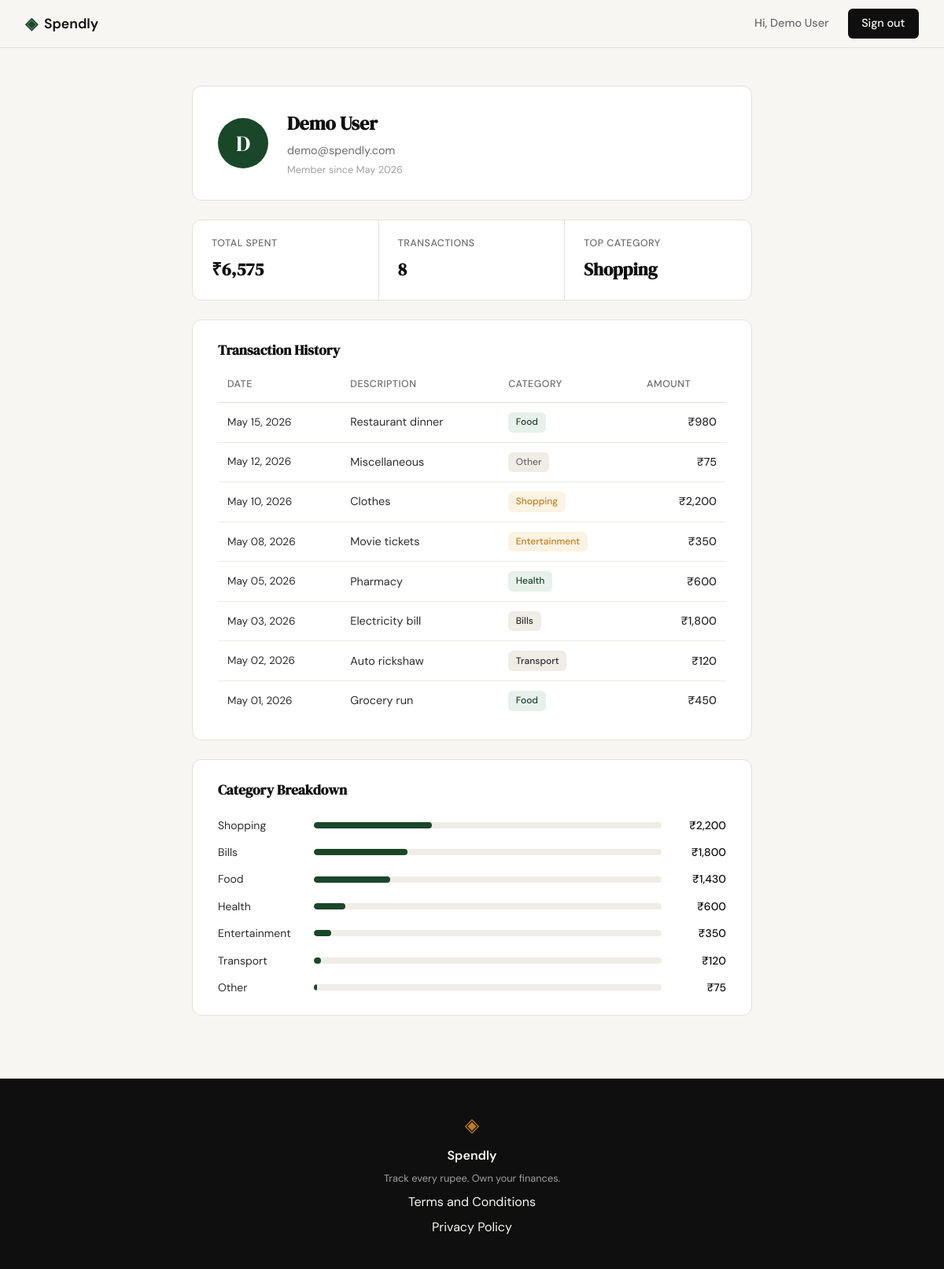
Screenshot of /profile (signed in) with the database file from the repository.
### tables this page shows
CREATE TABLE users (
            id            INTEGER PRIMARY KEY AUTOINCREMENT,
            name          TEXT    NOT NULL,
            email         TEXT    UNIQUE NOT NULL,
            password_hash TEXT    NOT NULL,
            created_at    TEXT    DEFAULT (datetime('now'))
        );

CREATE TABLE expenses (
            id          INTEGER PRIMARY KEY AUTOINCREMENT,
            user_id     INTEGER NOT NULL REFERENCES users(id),
            amount      REAL    NOT NULL,
            category    TEXT    NOT NULL,
            date        TEXT    NOT NULL,
            description TEXT,
            created_at  TEXT    DEFAULT (datetime('now'))
        );

### app.py (the view)
@app.route("/profile")
def profile():
    if not session.get("user_id"):
        return redirect(url_for("login"))
    user_id = session["user_id"]
    user = get_user_by_id(user_id)
    if user is None:
        session.clear()
        return redirect(url_for("login"))
    initials = user["name"][0].upper()
    stats = get_summary_stats(user_id)
    expenses = get_recent_transactions(user_id)
    categories = get_category_breakdown(user_id)
    return render_template("profile.html",
                           user=user, initials=initials,
                           stats=stats, expenses=expenses,
                           categories=categories)

### database/db.py (called while the page is built)
def get_db():
    conn = sqlite3.connect(DB_PATH)
    conn.row_factory = sqlite3.Row
    conn.execute("PRAGMA foreign_keys = ON")
    return conn

### database/queries.py (called while the page is built)
def get_user_by_id(user_id):
    db = get_db()
    try:
        row = db.execute(
            "SELECT name, email, created_at FROM users WHERE id = ?",
            (user_id,)
        ).fetchone()
        if row is None:
            return None
        member_since = datetime.strptime(row["created_at"][:10], "%Y-%m-%d").strftime("%B %Y")
        return {"name": row["name"], "email": row["email"], "member_since": member_since}
    finally:
        db.close()

def get_summary_stats(user_id):
    db = get_db()
    try:
        row = db.execute(
            "SELECT SUM(amount), COUNT(*) FROM expenses WHERE user_id = ?",
            (user_id,)
        ).fetchone()
        total, count = row[0], row[1]
        if total is None or count == 0:
            return {"total_spent": "₹0", "transaction_count": 0, "top_category": "—"}
        top_row = db.execute(
            "SELECT category FROM expenses WHERE user_id = ? "
            "GROUP BY category ORDER BY SUM(amount) DESC LIMIT 1",
            (user_id,)
        ).fetchone()
        top_category = top_row[0] if top_row else "—"
        return {
            "total_spent": f"₹{int(total):,}",
            "transaction_count": int(count),
            "top_category": top_category,
        }
    finally:
        db.close()

def get_recent_transactions(user_id, limit=10):
    db = get_db()
    try:
        rows = db.execute(
            "SELECT amount, category, date, description FROM expenses WHERE user_id = ? ORDER BY date DESC LIMIT ?",
            (user_id, limit),
        ).fetchall()
        transactions = []
        for row in rows:
            transactions.append({
                "date": datetime.strptime(row["date"], "%Y-%m-%d").strftime("%B %d, %Y"),
                "description": row["description"],
                "category": row["category"],
                "amount": f"₹{int(row['amount']):,}",
            })
        return transactions
    finally:
        db.close()

### templates/profile.html (shortened to what this page needs)
{% extends "base.html" %}
{% block head %}
<link rel="stylesheet" href="{{ url_for('static', filename='css/profile.css') }}">
{% endblock %}
{% block content %}
<div class="profile-container">
  <div class="profile-card">
    <div class="profile-avatar">{{ initials }}</div>
    <div class="profile-info">
      <h1 class="profile-name">{{ user.name }}</h1>
      <p class="profile-email">{{ user.email }}</p>
      <p class="profile-since">Member since {{ user.member_since }}</p>
    </div>
  </div>
  <div class="profile-stats">
    <div class="stat-cell">
      <span class="stat-label">Total Spent</span>
      <span class="stat-value">{{ stats.total_spent }}</span>
    </div>
    <div class="stat-cell">
      <span class="stat-label">Transactions</span>
      <span class="stat-value">{{ stats.transaction_count }}</span>
    </div>
    <div class="stat-cell">
      <span class="stat-label">Top Category</span>
      <span class="stat-value">{{ stats.top_category }}</span>
    </div>
  </div>
  <div class="profile-section">
    <h2 class="section-title">Transaction History</h2>
    <div class="table-wrapper">
      <table class="expense-table">
        <thead>
          <tr>
            <th>Date</th>
            <th>Description</th>
            <th>Category</th>
            <th class="col-amount">Amount</th>
          </tr>
        </thead>
        <tbody>
          {% for expense in expenses %}
          <tr>
            <td class="col-date">{{ expense.date }}</td>
            <td>{{ expense.description }}</td>
            <td><span class="badge badge-{{ expense.category | lower }}">{{ expense.category }}</span></td>
            <td class="col-amount">{{ expense.amount }}</td>
          </tr>
          {% endfor %}
        </tbody>
      </table>
    </div>
  </div>
  <div class="profile-section">
    <h2 class="section-title">Category Breakdown</h2>
    <div class="cat-list">
      {% for c in categories %}
      <div class="cat-row">
        <span class="cat-name">{{ c.name }}</span>
        <div class="cat-bar">
          <div class="cat-fill" style="width: {{ c.pct }}%"></div>
        </div>
        <span class="cat-amount">{{ c.amount }}</span>
      </div>
      {% endfor %}
    </div>
  </div>
</div>
{% endblock %}

### templates/base.html (shortened to what this page needs)
<!DOCTYPE html>
<html lang="en">
<head>
    <link rel="stylesheet" href="{{ url_for('static', filename='css/style.css') }}">
    {% block head %}{% endblock %}
</head>
<body>
    <nav class="navbar">
        <div class="nav-inner">
            <a href="{{ url_for('landing') }}" class="nav-brand">
                <span class="brand-icon">◈</span>
                <span class="brand-name">Spendly</span>
            </a>
            <div class="nav-links">
                {% if session.get("user_id") %}
                    <span class="nav-user">Hi, {{ session["user_name"] }}</span>
                    <a href="{{ url_for('logout') }}" class="nav-cta">Sign out</a>
                {% else %}
                    <a href="{{ url_for('login') }}">Sign in</a>
                    <a href="{{ url_for('register') }}" class="nav-cta">Get started</a>
                {% endif %}
            </div>
        </div>
    </nav>
    <main class="main-content">
        {% block content %}{% endblock %}
    </main>
    <footer class="footer">
        <div class="footer-inner">
            <span class="brand-icon">◈</span>
            <span class="footer-name">Spendly</span>
            <p class="footer-copy">Track every rupee. Own your finances.</p>
            <a href="/terms">Terms and Conditions</a>
            <a href="/privacy">Privacy Policy</a>
        </div>
    </footer>
</body>
</html>

### static/css/style.css (style rules this page uses)
:root { --ink: #0f0f0f; --ink-soft: #2d2d2d; --ink-muted: #6b6b6b; --ink-faint: #a0a0a0; --paper: #f7f6f3; --paper-warm: #f0ede6; --paper-card: #ffffff; --accent: #1a472a; --accent-light: #e8f0eb; --accent-2: #c17f24; --accent-2-light: #fdf3e3; --danger: #c0392b; --danger-light: #fdecea; --border: #e4e1da; --border-soft: #eeebe4; --font-display: 'DM Serif Display', Georgia, serif; --font-body: 'DM Sans', system-ui, sans-serif; --max-width: 1200px; --auth-width: 440px; --radius-sm: 6px; --radius-md: 12px; --radius-lg: 20px; }
*, *::before, *::after { box-sizing: border-box; margin: 0; padding: 0; }
html { font-size: 16px; scroll-behavior: smooth; }
body { background: var(--paper); color: var(--ink); font-family: var(--font-body); font-size: 1rem; line-height: 1.6; -webkit-font-smoothing: antialiased; }
a { color: inherit; text-decoration: none; }
.navbar { position: sticky; top: 0; z-index: 100; background: var(--paper); border-bottom: 1px solid var(--border); padding: 0 2rem; }
.nav-inner { max-width: var(--max-width); margin: 0 auto; height: 60px; display: flex; align-items: center; justify-content: space-between; }
.nav-brand { display: flex; align-items: center; gap: 0.5rem; font-family: var(--font-body); font-weight: 600; font-size: 1.1rem; color: var(--ink); }
.brand-icon { color: var(--accent); font-size: 1.3rem; }
.brand-name { color: var(--ink); }
.nav-links { display: flex; align-items: center; gap: 1.5rem; font-size: 0.9rem; font-weight: 500; }
.nav-links a { color: var(--ink-muted); transition: color 0.2s; }
.nav-user { font-size: 0.9rem; font-weight: 500; color: var(--ink-muted); }
.nav-cta { background: var(--ink) !important; color: var(--paper) !important; padding: 0.45rem 1.1rem; border-radius: var(--radius-sm); transition: background 0.2s !important; }
.main-content { min-height: calc(100vh - 60px - 100px); }
.footer { background: var(--ink); color: var(--paper); padding: 2.5rem 2rem; text-align: center; }
.footer-inner { display: flex; flex-direction: column; align-items: center; gap: 0.4rem; }
.footer .brand-icon { color: var(--accent-2); font-size: 1.5rem; }
.footer-name { font-weight: 600; font-size: 1rem; }
.footer-copy { font-size: 0.8rem; color: var(--ink-faint); }

### rows the page displays
users: user_name "Demo User", name "Demo User", email "demo@spendly.com"
expenses: top_category "Shopping", date "May 10, 2026", description "Clothes", category "Shopping", amount "₹2,200"
expenses: date "May 15, 2026", description "Restaurant dinner", category "Food", amount "₹980"
expenses: date "May 12, 2026", description "Miscellaneous", category "Other", amount "₹75"
expenses: date "May 08, 2026", description "Movie tickets", category "Entertainment", amount "₹350"
expenses: date "May 05, 2026", description "Pharmacy", category "Health", amount "₹600"
expenses: date "May 03, 2026", description "Electricity bill", category "Bills", amount "₹1,800"
expenses: date "May 02, 2026", description "Auto rickshaw", category "Transport", amount "₹120"
expenses: date "May 01, 2026", description "Grocery run", category "Food", amount "₹450"

### other values shown
{{ initials }} "D"
{{ user.member_since }} "May 2026"
{{ stats.total_spent }} "₹6,575"
{{ stats.transaction_count }} "8"
{{ c.name }} "Shopping" "Bills" "Food" "Health" "Entertainment" "Transport" "Other"
{{ c.amount }} "₹2,200" "₹1,800" "₹1,430" "₹600" "₹350" "₹120" "₹75"
